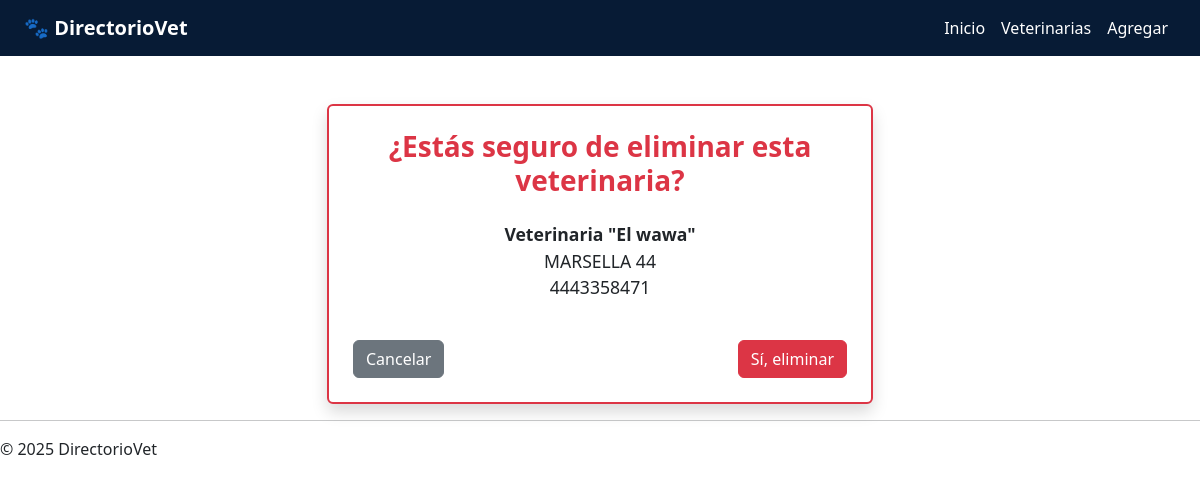
/veterinarias/1/eliminar/, run on the app's committed database.
### veterinarias/models.py (models this page shows, shortened)
class Veterinaria(models.Model):
    nombre = models.CharField(max_length=255)
    direccion = models.TextField()
    telefono = models.CharField(max_length=20)
    email = models.EmailField()
    horario = models.CharField(max_length=255)
    admite_emergencias = models.BooleanField(default=False)
    SERVICIOS_OPCIONES = (
        ('spa', 'Spa'),
        ('consulta', 'Consulta veterinaria'),
        ('cirugia', 'Cirugía'),
        ('farmacia', 'Farmacia'),
        ('accesorios', 'Venta de accesorios'),
        ('comida', 'Venta de comida'),
        ('domicilio', 'Servicio a domicilio'),
        ('pension', 'Pensión'),
        ('esterilizacion', 'Esterilización'),
    )
    servicios = MultiSelectField(choices=SERVICIOS_OPCIONES, blank=True)

### veterinarias/views.py (the view)
# urls.py: path('veterinarias/<int:pk>/eliminar/', views.eliminar_veterinaria, name='eliminar_veterinaria'),
def eliminar_veterinaria(request, pk):
    veterinaria = get_object_or_404(Veterinaria, pk=pk)
    if request.method == 'POST':
        veterinaria.delete()
        return redirect('lista_veterinarias')
    return render(request, 'veterinarias/confirmar_eliminar.html', {'veterinaria': veterinaria})

### veterinarias/templates/veterinarias/confirmar_eliminar.html (shortened to what this page needs)
{% extends 'veterinarias/base.html' %}
{% block content %}
<div class="container mt-5">
    <div class="row justify-content-center">
        <div class="col-md-8 col-lg-6">
            <div class="card border-danger shadow p-4">
                <h3 class="text-center text-danger">¿Estás seguro de eliminar esta veterinaria?</h3>
                <p class="text-center my-3">
                    <strong>{{ veterinaria.nombre }}</strong><br>
                    {{ veterinaria.direccion }}<br>
                    {{ veterinaria.telefono }}
                </p>
                <form method="POST" class="d-flex justify-content-between mt-4">
                    <a href="{% url 'lista_veterinarias' %}" class="btn btn-secondary">Cancelar</a>
                    <button type="submit" class="btn btn-danger">Sí, eliminar</button>
                </form>
            </div>
        </div>
    </div>
</div>
{% endblock %}

### veterinarias/static/veterinarias/css/styles.css (style rules this page uses)
.card { border-radius: 10px; transition: transform 0.2s ease; }
.card.border-danger { border-width: 2px; }
.card.border-danger h3 { font-weight: bold; }
.card p { font-size: 1.1rem; }

### data on the page
Veterinaria: nombre "Veterinaria \"El wawa\"", direccion "MARSELLA 44", telefono "4443358471"
